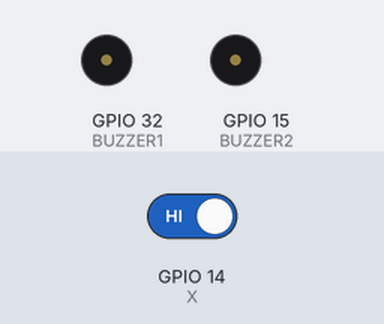
The sketch below on a simulated ESP32. Shown: buzzer (waves = sounding, pin HIGH). Inputs (shaded band) come from the test bench; at power-on: GPIO 14 (X) HIGH.

Above: at 1.2 s.
1.3 s: GPIO 14 (X) driven LOW
At 1.8 s:
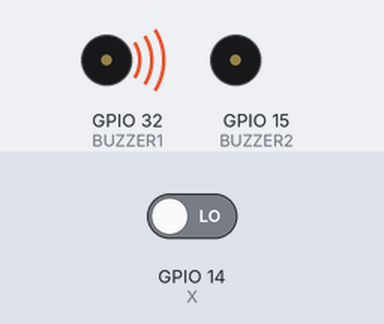
2.8 s: GPIO 14 (X) driven HIGH
At 5.6 s:
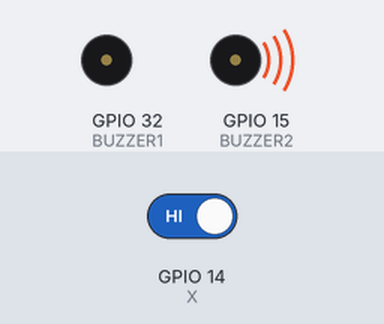
Timing chart, 0 to 7.1 s (numbered marks = the images above; inputs shaded):
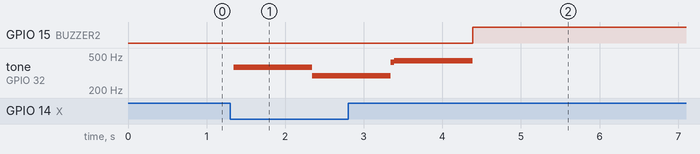

Measured:
- after the input at 1.3 s, tone on GPIO 32 (BUZZER1): silent → 368 Hz after 0.05 s, → 292 Hz 1.0 s later
- after the input at 2.8 s, GPIO 15 (BUZZER2): LOW → HIGH after 1.6 s

The sketch:

ex4-2.ino
```cpp
//Code pour le mytone
#define X 14
#define LOW 0
#define HIGH 1

#define BUZZER1 32
#define BUZZER2 15

void setup() {
  pinMode(X,INPUT);
  pinMode(BUZZER1,OUTPUT);
  pinMode(BUZZER2,OUTPUT);
}

void loop() {
  int value = digitalRead(X);
  if (value == LOW){ // le bouton est appuyé
    //while(!Serial.available()); // attente bloquante d’une frappe clavier dans le terminal
    //nombre = Serial.parseInt(); // si le code ASCII saisi est un entier, alors il est converti
    myTone(370,4000000); // appel de la fonction
    myTone(293,3000000);
    myTone(440,1000000);
  }
}

void myTone(int frequence, int duration) {
  int period = 1000000/frequence;
  int nb = duration/period;
  for(int i = 0; i < frequence; i++){
    digitalWrite(BUZZER1, HIGH); // On allume le buzzer 1
    digitalWrite(BUZZER2, LOW); // On allume le buzzer 2
    delayMicroseconds(period/2); // On attend 1 demie periode
    digitalWrite(BUZZER1, LOW);
    digitalWrite(BUZZER2, HIGH);
    delayMicroseconds(period/2); // On attend 1 demie periode
  }
}
```
